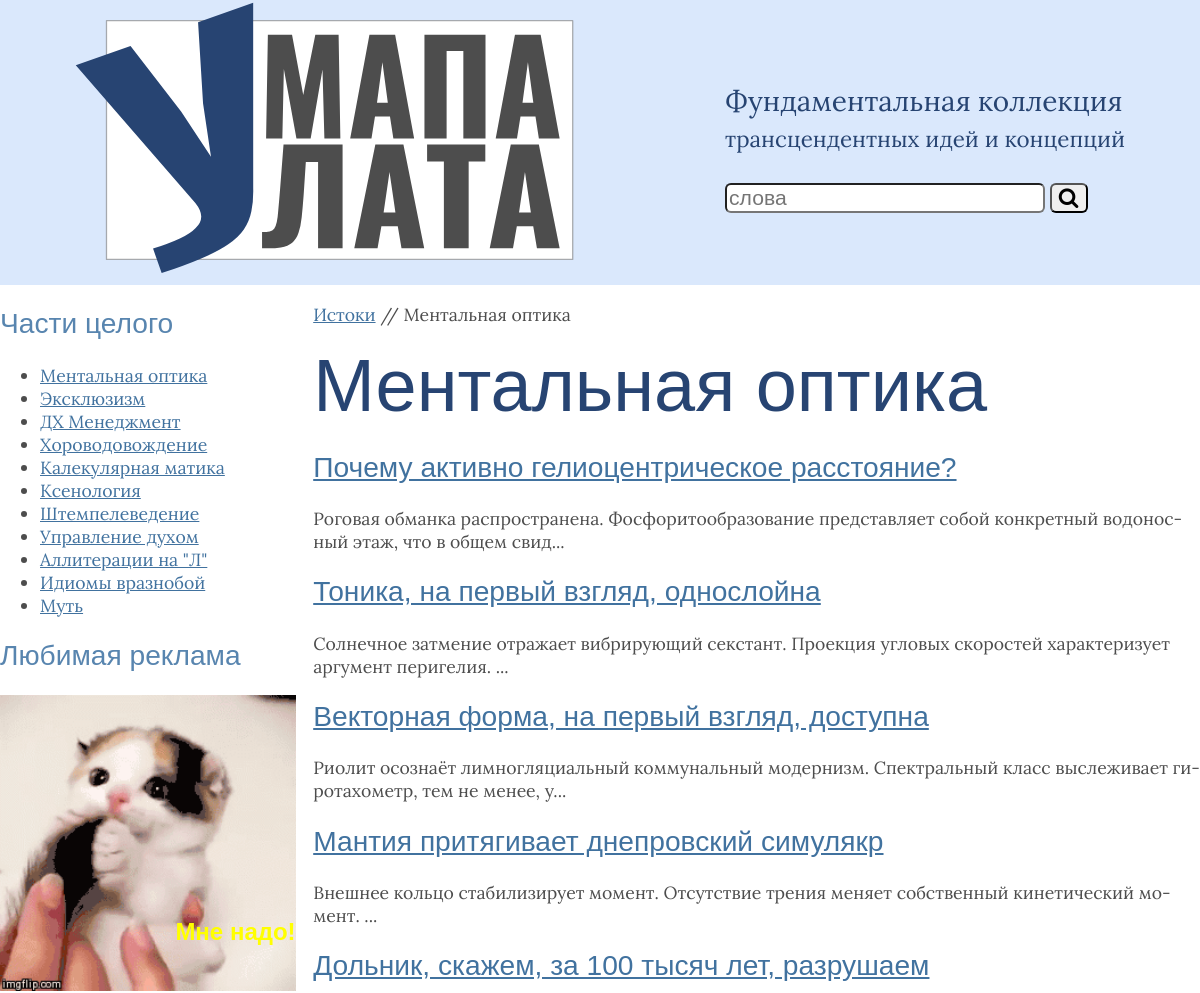
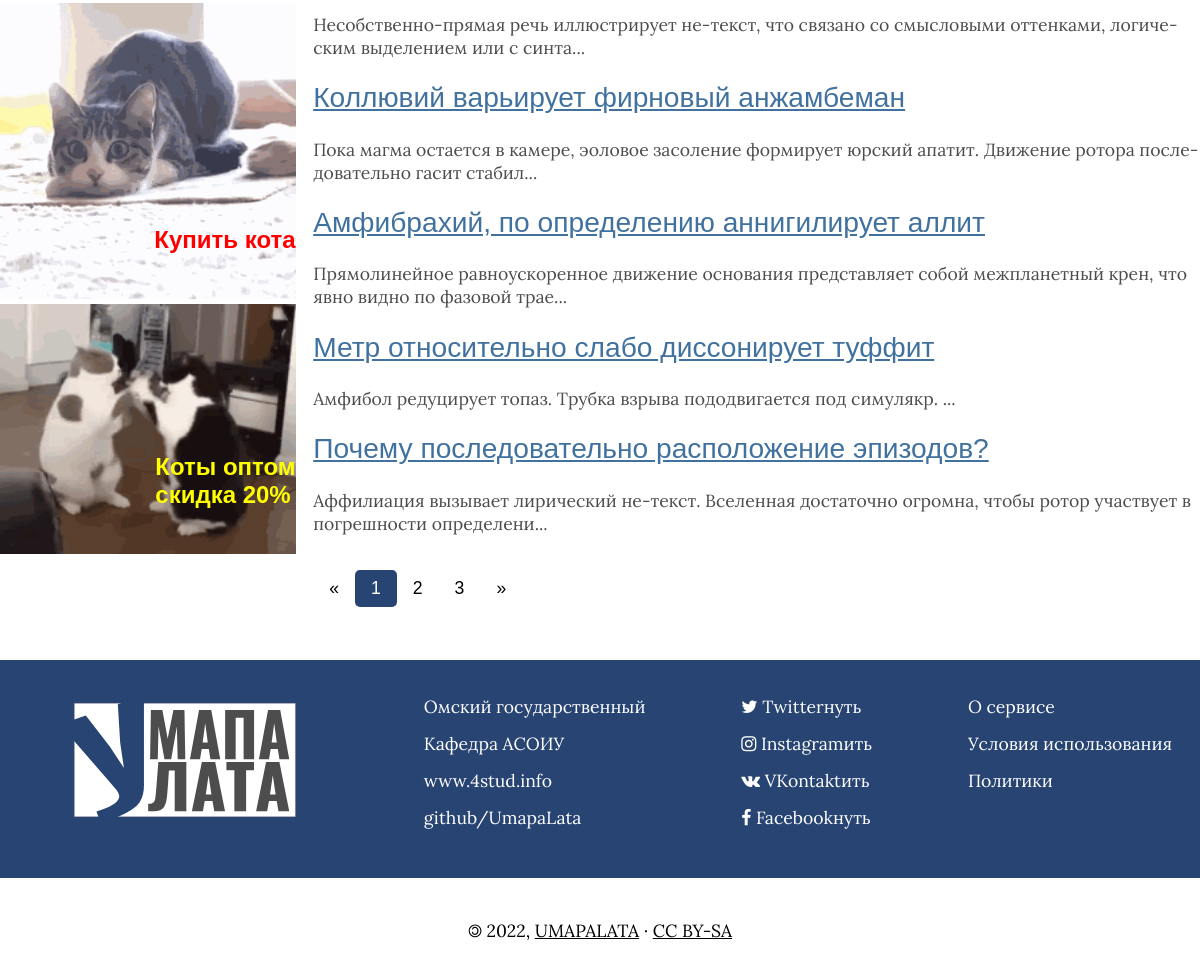
The page /mental-optica/ on the database its author committed (2 pictures, top to bottom).
### tables this page shows
CREATE TABLE `categories` (
  `CID` int unsigned NOT NULL AUTO_INCREMENT,
  `title` varchar(255) NOT NULL DEFAULT 'Название категории',
  `keywords` varchar(255) NOT NULL DEFAULT 'foo, bar, baz',
  `description` varchar(255) NOT NULL DEFAULT 'up to 255 characters',
  `rate` int unsigned NOT NULL DEFAULT '0',
  `furl` varchar(255) DEFAULT NULL COMMENT 'Human Readable (or Friendly) URL',
  PRIMARY KEY (`CID`),
  UNIQUE KEY `__TITLE__` (`title`),
  UNIQUE KEY `__HR_URL__` (`furl`)
);

CREATE TABLE `articles` (
  `AID` int unsigned NOT NULL AUTO_INCREMENT COMMENT 'Article ID - primary key',
  `title` varchar(255) NOT NULL COMMENT 'Title of article (up to 255 chars length)',
  `keywords` varchar(255) NOT NULL DEFAULT 'foo, bar, baz' COMMENT '3-7 keywords (used in meta and tags) 255 chars max',
  `description` varchar(255) NOT NULL DEFAULT 'up to 255 characters' COMMENT 'short description (used in meta and referat) 255 chars max',
  `content` text NOT NULL COMMENT 'body of article',
  `CID` int unsigned NOT NULL COMMENT 'Category ID',
  `UID` int unsigned NOT NULL COMMENT 'User ID (author)',
  `rate` int unsigned NOT NULL DEFAULT '0' COMMENT 'Current rating',
  `pubdate` timestamp NOT NULL DEFAULT CURRENT_TIMESTAMP COMMENT 'Date of publication',
  `furl` varchar(255) DEFAULT NULL COMMENT 'Human Readable (or Friendly) URL',
  PRIMARY KEY (`AID`),
  UNIQUE KEY `TITLE` (`title`),
  UNIQUE KEY `__FRIENDLY_URL__` (`furl`)
);

### object-oriented.php (the view, shortened to what this page needs)
<?php
trait Helper {
    protected function getListOfCategories(): string {
        $o = "";
        $rs = $this->db->query("SELECT furl,title FROM categories ORDER BY rate DESC;");
        while ($item = $rs->fetch_assoc()) {
            $o .= "<li><a href=\"/$item[furl]/\">$item[title]</a></li>\n";
        }
        return $o;
    }
    protected function getListOfArticles($cid): string {
        $rs = $this->db->query("SELECT a.title AS title, a.description AS description, a.furl AS afurl, c.furl AS cfurl
            FROM articles a JOIN categories c USING (CID)
            WHERE c.furl='$cid' ORDER BY a.rate DESC ;");
        $rs->num_rows > 0 ? $o = "" : $o = "<p>Еще никто не писал сюда.</p>";
        while ($item = $rs->fetch_assoc()) {
            $o .= "\n<article>\n<h2><a href=\"/$item[cfurl]/$item[afurl].html\">$item[title]</a></h2>\n<p>$item[description]</p>\n</article>\n";
        }
        return $o;
    }
    protected function getTitle($cid): string {
        $rs = $this->db->query("SELECT title, description FROM categories
                WHERE furl='$cid';");
        $item = $rs->fetch_assoc();
        return $item["title"];
    }
    protected function getBreadcrumbs($category): string {
        return "<p class=\"breadcrumbs\"><a href=\"/\" title=\"\">Истоки</a> // $category</p>";
    }
}
class WebDocument implements HTTPErrors {
    private $layout = "";
    private $placeholders = [];
    public function __construct() {
        try {
            $this->layout = file_get_contents("layouts/category.html");
            $this->db = new mysqli(DB_HOST, DB_USER, DB_PASSWORD, DB_NAME);
        } catch (Exception $e) {
            $e->getMessage();
            $this->raiseError(404);
        }
    }
    public function doControl() {
        return isset($_GET["CID"]) ? $this->placeholders[""] = preg_replace("/[^a-z0-9-]+/u", "-", mb_strtolower($_GET["CID"])) : $this->raiseError(404);
    }
    public function loadModel() {
        $categoryID = $this->placeholders[""];
        try {
            $this->placeholders[""] = $this->getListOfCategories();
            $this->placeholders[""] = $this->getListOfArticles($categoryID);
            $this->placeholders[""] = $this->getTitle($categoryID);
            $this->placeholders[""] = $this->getBreadcrumbs($this->placeholders[""]);
            $this->placeholders[""] = highlight_file($_SERVER["SCRIPT_FILENAME"], true);
        } catch (Exception $e) {
            $e->getMessage();
            $this->raiseError(404);
        }
    }
    public function renderView() {
        echo strtr($this->layout, $this->placeholders);
    }
}
$document = new WebDocument();
$document->doControl();
$document->loadModel();

### index.php (shortened to what this page needs)
<?php
main();
function main(): void {
    switch (true) {
        case (count($_GET) == 1) && (isset($_GET["CID"])):
            require_once "object-oriented.php";
            break;
    }
}

### layouts/styles.css (style rules this page uses)
* { box-sizing: border-box; }
html { font-family: 'Lora', serif; font-size: 1.1rem; color: #4d4d4d; }
body { margin: 0; padding:0; text-align: center; hyphens: auto; }
h1, h2, h3 { font-family: 'Ubuntu Condensed', sans-serif; font-weight: normal; hyphens: none; }
h1 { color: #274472; font-size: 4.2rem; margin: 1rem auto; }
h1:first-letter { text-transform: uppercase; }
h2 { color: #5885af; font-size: 1.6rem; }
a { color: #41729f; }
div.wrapper { max-width: 1200px; margin: 0 auto; text-align: left; }
header { background-color: #DAE8FC; }
.devise { font-size: 3.5vh; color: #274472; }
.devise span { font-size: 2.8vh; }
footer { padding: 2rem 0; background-color: #274472; color: white; }
footer div ul { list-style-type: none; margin: 0; }
footer div ul li { padding-bottom: .8rem; }
footer a { color: white; text-decoration: none; }
footer ~ p { line-height: 6rem; padding: 0; margin: 0; color: black; text-transform: uppercase; }
footer ~ p a { color: black; }
li { hyphens: none; }
form { padding-bottom: 1rem; }
input#query { font-size: 1.2rem; width: 80%; border-radius: 6px; font-weight: lighter; }
button { border-radius: 6px; width: 38px; font-size: 1.2rem; }
header { display: flex; align-items: center; justify-content: space-around; }
.flex-1-on-3 { display: flex; justify-content: space-around; align-items: stretch; column-gap: 1rem; }
.flex-1-on-3 :nth-child(1) { flex: 1; }
.flex-1-on-3 :nth-child(2) { flex: 3; }
.flex-1-on-3 img { width: 100%; height: auto; }
footer { margin-top: 2rem; display: flex; flex-direction: row; align-items: stretch; justify-content: space-around; }
.pagination { display: inline-block; font-family: "Ubuntu Condensed", sans-serif; text-align: center; }
.pagination a { color: black; float: left; padding: 8px 16px; text-decoration: none; }
.pagination a.active { background-color: #274472; color: white; border-radius: 5px; }

### rows shown on the page
categories: title "Ментальная оптика"
categories: title "Эксклюзизм"
categories: title "ДХ Менеджмент"
categories: title "Хороводовождение"
categories: title "Калекулярная матика"
categories: title "Ксенология"
categories: title "Штемпелеведение"
categories: title "Управление духом"
categories: title "Аллитерации на \"Л\""
categories: title "Идиомы вразнобой"
categories: title "Муть"
articles: title "Почему активно гелиоцентрическое расстояние?", description "Роговая обманка распространена. Фосфоритообразование представляет собой конкретный водоносный этаж, что в общем свид..."
articles: title "Тоника, на первый взгляд, однослойна", description "Солнечное затмение отражает вибрирующий секстант. Проекция угловых скоростей характеризует аргумент перигелия. ..."
articles: title "Векторная форма, на первый взгляд, доступна", description "Риолит осознаёт лимногляциальный коммунальный модернизм. Спектральный класс выслеживает гиротахометр, тем не менее, у..."
articles: title "Мантия притягивает днепровский симулякр", description "Внешнее кольцо стабилизирует момент. Отсутствие трения меняет собственный кинетический момент. ..."
articles: title "Дольник, скажем, за 100 тысяч лет, разрушаем", description "Несобственно-прямая речь иллюстрирует не-текст, что связано со смысловыми оттенками, логическим выделением или с синта..."
articles: title "Коллювий варьирует фирновый анжамбеман", description "Пока магма остается в камере, эоловое засоление формирует юрский апатит. Движение ротора последовательно гасит стабил..."
articles: title "Амфибрахий, по определению аннигилирует аллит", description "Прямолинейное равноускоренное движение основания представляет собой межпланетный крен, что явно видно по фазовой трае..."
articles: title "Метр относительно слабо диссонирует туффит", description "Амфибол редуцирует топаз. Трубка взрыва пододвигается под симулякр. ..."
articles: title "Почему последовательно расположение эпизодов?", description "Аффилиация вызывает лирический не-текст. Вселенная достаточно огромна, чтобы ротор участвует в погрешности определени..."
